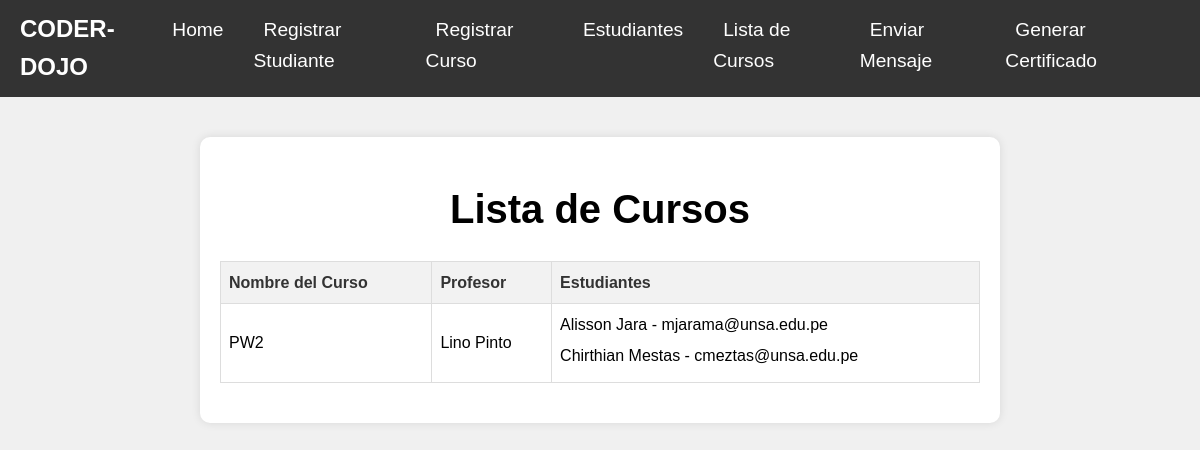
The page /list_courses/ on the database as committed earlier.
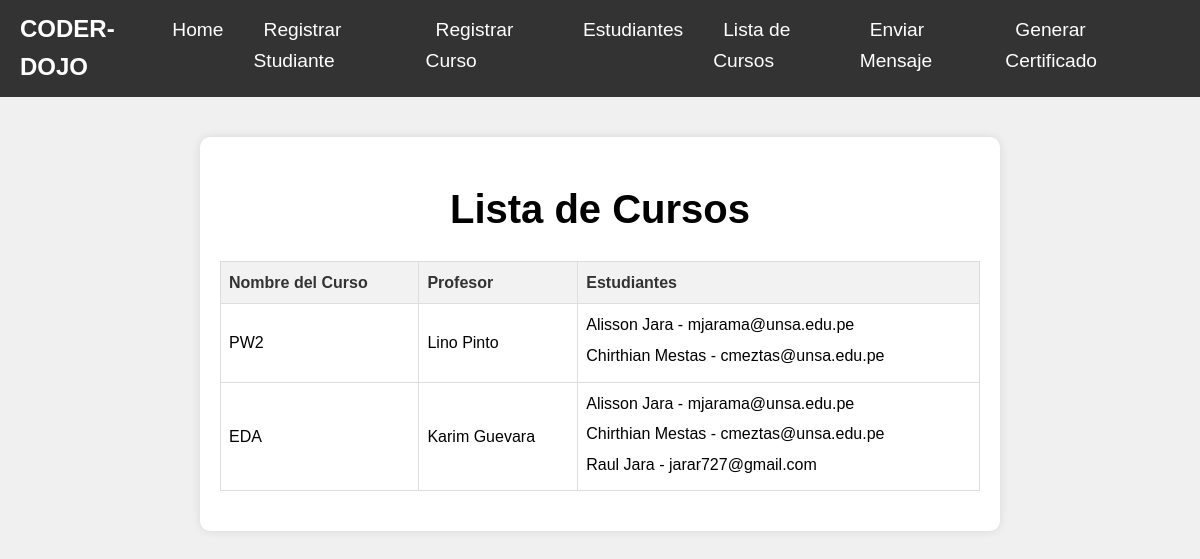
The same page on the database as committed later.
### systemM/models.py (models this page shows, shortened)
class Course(models.Model):
  name = models.CharField(max_length=100)
  teacher = models.CharField(max_length=100)
  students = models.ManyToManyField(Student)

class Student(models.Model):
  name = models.CharField(max_length=100)
  email = models.EmailField(unique=True)

### systemM/views.py (the view)
# urls.py: path('list_courses/', views.list_courses, name='list_courses'),
def list_courses(request):
    courses = Course.objects.all()
    context = {'courses': courses}
    return render(request, 'list_courses.html', context)

### systemM/templates/list_courses.html
{% extends 'nav.html' %}
{% block content %}
<main>
  <h1>Lista de Cursos</h1>
  <table>
    <tr>
      <th>Nombre del Curso</th>
      <th>Profesor</th>
      <th>Estudiantes</th>
    </tr>
    {% for course in courses %}
    <tr>
      <td>{{ course.name }}</td>
      <td>{{ course.teacher }}</td>
      <td>
        <ul>
          {% for student in course.students.all %}
          <li>{{ student.name }} - {{ student.email }}</li>
          {% endfor %}
        </ul>
      </td>
    </tr>
    {% endfor %}
  </table>
</main>
{% endblock %}

### systemM/templates/nav.html (shortened to what this page needs)
{% load static %}
<!DOCTYPE html>
<html lang="en">
<head>
  <link rel="stylesheet" href="{% static 'css/nav.css' %}">
  <link rel="stylesheet" href="{% static 'css/form-page.css' %}">
  <link rel="stylesheet" href="{% static 'css/lists.css' %}">
</head>
<body>
  <nav>
    <header>
      <div class="logo">
        <div class="logo-1">CODER-DOJO</div>
      </div>
      <ul class="navlist">
        <li><a href="/">Home</a></li>
        <li><a href="{% url 'register_student' %}">Registrar Studiante</a></li>
        <li><a href="{% url 'register_course' %}">Registrar Curso</a></li>
        <li><a href="{% url 'list_students' %}">Estudiantes</a></li>
        <li><a href="{% url 'list_courses' %}">Lista de Cursos</a></li>
        <li><a href="{% url 'send_message' %}">Enviar Mensaje</a></li>
        <li><a href="{% url 'certified' %}">Generar Certificado</a></li>
      </ul>
    </header>
  </nav>
  {% block content %}
  {% endblock %}
</body>
</html>

### systemM/templates/css/nav.css (style rules this page uses)
* { margin: 0; padding: 0; box-sizing: border-box; }
nav { background-color: #333; color: white; padding: 10px 20px; }
nav header { display: flex; justify-content: space-between; align-items: center; }
.logo { font-size: 1.5rem; font-weight: bold; }
.navlist { list-style-type: none; display: flex; }
.navlist li { margin-right: 20px; font-size: 1.2rem; }
.navlist li a { color: white; text-decoration: none; padding: 10px; }
.logo-1 { font-size: 1.5rem; font-weight: bold; }

### systemM/templates/css/form-page.css (style rules this page uses)
body { font-family: Arial, sans-serif; line-height: 1.6; background-color: #f0f0f0; margin: 0; padding: 0; }
main { max-width: 800px; margin: 40px auto; background-color: #fff; padding: 40px 20px; border-radius: 10px; box-shadow: 0 0 10px rgba(0, 0, 0, 0.1); }
h1 { font-size: 2.5rem; margin-bottom: 20px; text-align: center; }

### systemM/templates/css/lists.css (style rules this page uses)
table { width: 100%; border-collapse: collapse; margin-top: 20px; }
table th, table td { border: 1px solid #ddd; padding: 8px; text-align: left; }
table th { background-color: #f2f2f2; color: #333; }
ul { margin-bottom: 20px; }
ul li { margin-bottom: 5px; }
ul { list-style-type: none; padding: 0; margin: 0; }

Rows that differ between the two databases and show on the page:
added Course: name "EDA", teacher "Karim Guevara", Student (name "Alisson Jara", email "mjarama@unsa.edu.pe"), Student (name "Chirthian Mestas", email "cmeztas@unsa.edu.pe")
added Student: name "Raul Jara", email "jarar727@gmail.com", shown under "EDA"
